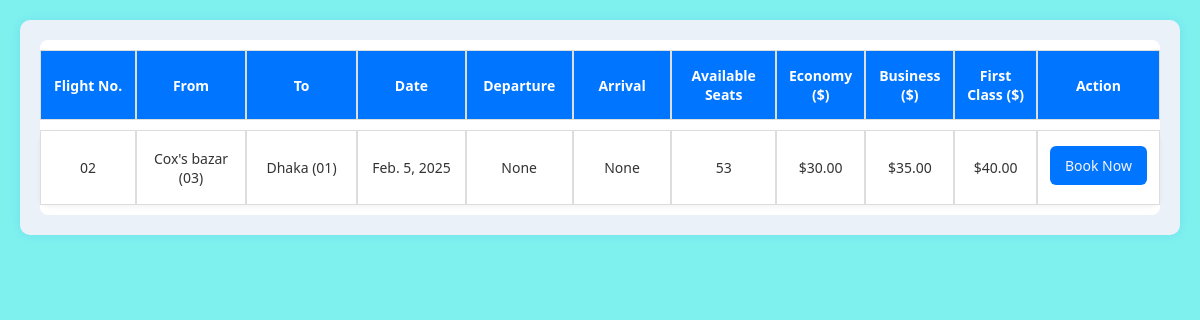
Page /flight/9/ on the earlier database version.
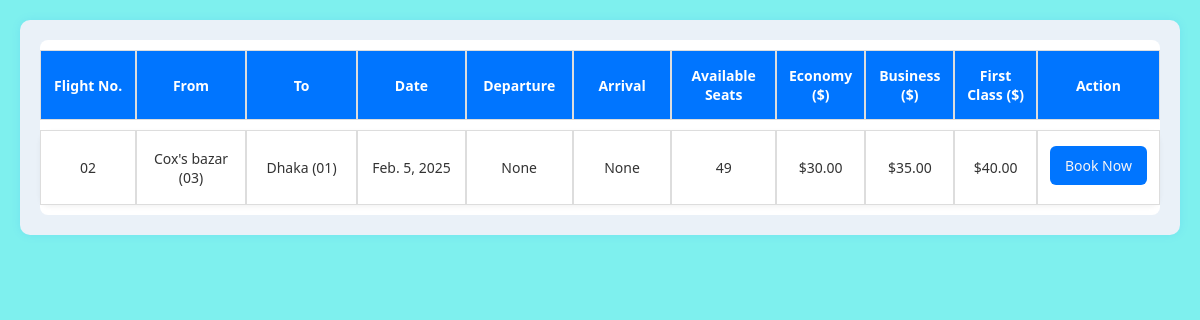
Same page on the later database version.
### AirLine/models.py (models this page shows, shortened)
class Flight(models.Model):
    flight_number = models.CharField(max_length=20, unique=True, verbose_name="Flight Number")
    flight_name = models.CharField(max_length=100, verbose_name="Flight Name")
    source_airport = models.ForeignKey(Airport, related_name="departing_flights", on_delete=models.CASCADE, verbose_name="Source Airport")
    destination_airport = models.ForeignKey(Airport, related_name="arriving_flights", on_delete=models.CASCADE, verbose_name="Destination Airport")
    date = models.DateField(verbose_name="Flight Date")
    departure_time = models.TimeField(null=True, blank=True, verbose_name="Departure Time")
    arrival_time = models.TimeField(null=True, blank=True, verbose_name="Arrival Time")
    available_seats = models.PositiveIntegerField(default=50, verbose_name="Available Seats")
    economy_price = models.DecimalField(max_digits=10, decimal_places=2, verbose_name="Economy Class Price")
    business_price = models.DecimalField(max_digits=10, decimal_places=2, verbose_name="Business Class Price")
    first_class_price = models.DecimalField(max_digits=10, decimal_places=2, verbose_name="First Class Price")
    created_at = models.DateTimeField(auto_now_add=True, verbose_name="Created At")
    updated_at = models.DateTimeField(auto_now=True, verbose_name="Last Updated")
    class Meta:
        verbose_name = "Flight"
        verbose_name_plural = "Flights"
        ordering = ['date', 'departure_time']

class Airport(models.Model):
    name = models.CharField(max_length=100, verbose_name="Airport Name")
    city = models.CharField(max_length=100, verbose_name="City")
    country = models.CharField(max_length=100, verbose_name="Country")
    code = models.CharField(max_length=10, unique=True, verbose_name="Airport Code (IATA/ICAO)")
    class Meta:
        verbose_name = "Airport"
        verbose_name_plural = "Airports"
        ordering = ['city', 'name']

### AirLine/views.py (the view)
# urls.py: path('flight/<int:flight_id>/', views.flight_show, name='flight_show'),
def flight_show(request, flight_id):
    flight = get_object_or_404(Flight, id=flight_id)
    source = request.GET.get('source', flight.source_airport.city)
    destination = request.GET.get('destination', flight.destination_airport.city)
    date = request.GET.get('date', flight.date)
    context = {
        'flights': [flight],
        'source': source,
        'destination': destination,
        'date': date,
    }
    return render(request, 'flight_show.html', context)

### templates/flight_show.html (shortened to what this page needs)
<!DOCTYPE html>
<html lang="en">
<head>
    <link rel="stylesheet" href="/static/css/flight_show.css">
</head>
<body>
    <div class="table-wrapper">
        <div class="actual-result-div">
            <div id="flights_div2">
                {% if flights %}
                    <table class="flight-table">
                        <thead>
                            <tr>
                                <th>Flight No.</th>
                                <th>From</th>
                                <th>To</th>
                                <th>Date</th>
                                <th>Departure</th>
                                <th>Arrival</th>
                                <th>Available Seats</th>
                                <th>Economy ($)</th>
                                <th>Business ($)</th>
                                <th>First Class ($)</th>
                                <th>Action</th>
                            </tr>
                        </thead>
                        <tbody>
                            {% for flight in flights %}
                            <tr>
                                <td>{{ flight.flight_number }}</td>
                                <td>{{ flight.source_airport.city }} ({{ flight.source_airport.code }})</td>
                                <td>{{ flight.destination_airport.city }} ({{ flight.destination_airport.code }})</td>
                                <td>{{ flight.date }}</td>
                                <td>{{ flight.departure_time }}</td>
                                <td>{{ flight.arrival_time }}</td>
                                <td>{{ flight.available_seats }}</td>
                                <td>${{ flight.economy_price }}</td>
                                <td>${{ flight.business_price }}</td>
                                <td>${{ flight.first_class_price }}</td>
                                <td>
                                    <a href="{% url 'buy_ticket' %}?flight_id={{ flight.id }}&source_id={{ flight.source_airport.id }}&destination_id={{ flight.destination_airport.id }}&departure_date={{ flight.date }}"
                                       class="details-btn">Book Now</a>
                                </td>
                            </tr>
                            {% endfor %}
                        </tbody>
                    </table>
                {% else %}
                    <p class="error">No flights found for the selected route and date.</p>
                {% endif %}
            </div>
        </div>
    </div>
</body>
</html>

Differences in the rows shown:
changed Flight "None": available_seats "53" → "49"
